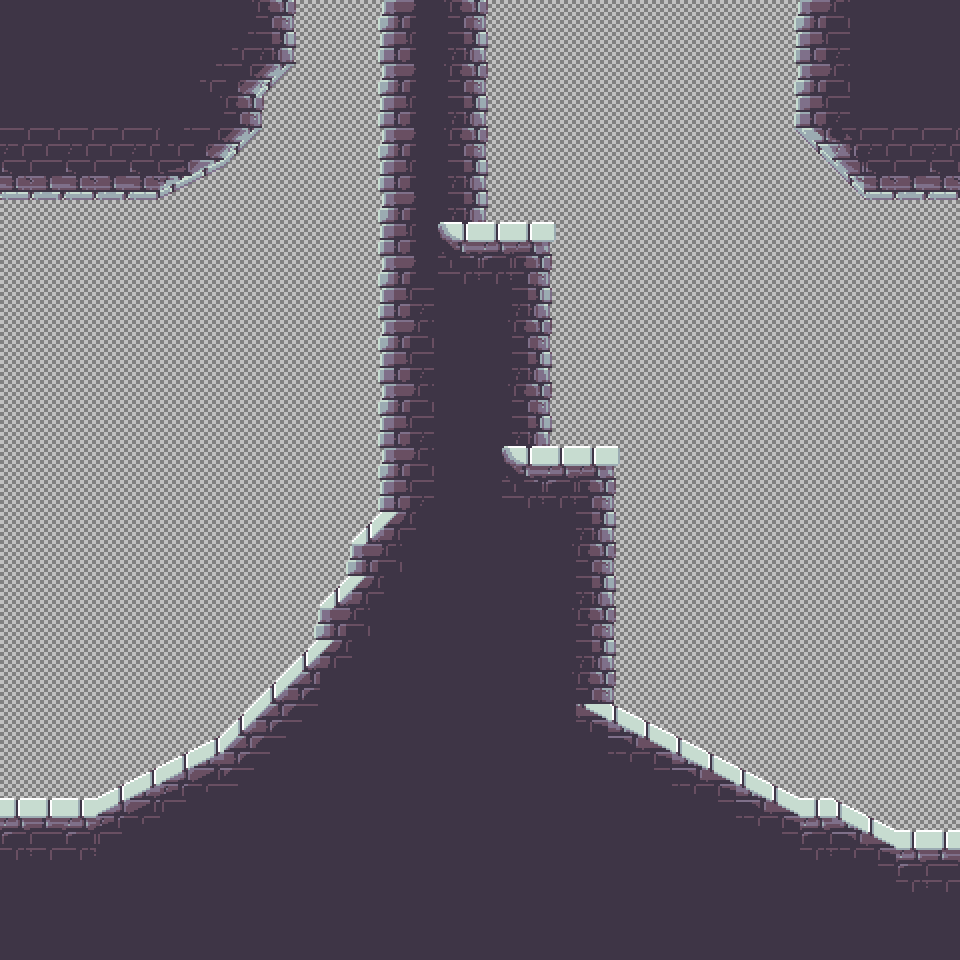

A 2D game scene composited from a Tiled map and its tileset images. What follows is a short description and the map's XML, with each tile layer's data collapsed to a summary:
An orthogonal 30x30 tile map with 32x32 px tiles, 5 tile layers (Wire, Dangers, Spawn Layer, Ground, ...), 2 tilesets.

<map version="1.5" tiledversion="1.6.0" orientation="orthogonal" renderorder="right-down" width="30" height="30" tilewidth="32" tileheight="32" infinite="0" nextlayerid="6" nextobjectid="1">
 <tileset firstgid="1" source="../../Tile Sets/Grass Wireframe.tsx" />
 <tileset firstgid="17" source="../../Tile Sets/1.3 bricks.tsx" />
 <layer id="1" name="Wire" width="30" height="30">
  <data>[900 cells, 900 non-empty, 11 distinct tile ids]</data>
 </layer>
 <layer id="2" name="Dangers" width="30" height="30">
  <data>[900 cells, 0 non-empty, 0 distinct tile ids]</data>
 </layer>
 <layer id="3" name="Spawn Layer" width="30" height="30">
  <data>[900 cells, 0 non-empty, 0 distinct tile ids]</data>
 </layer>
 <layer id="4" name="Ground" width="30" height="30">
  <data>[900 cells, 422 non-empty, 57 distinct tile ids]</data>
 </layer>
 <layer id="5" name="Detail" width="30" height="30">
  <data>[900 cells, 79 non-empty, 20 distinct tile ids]</data>
 </layer>
</map>
